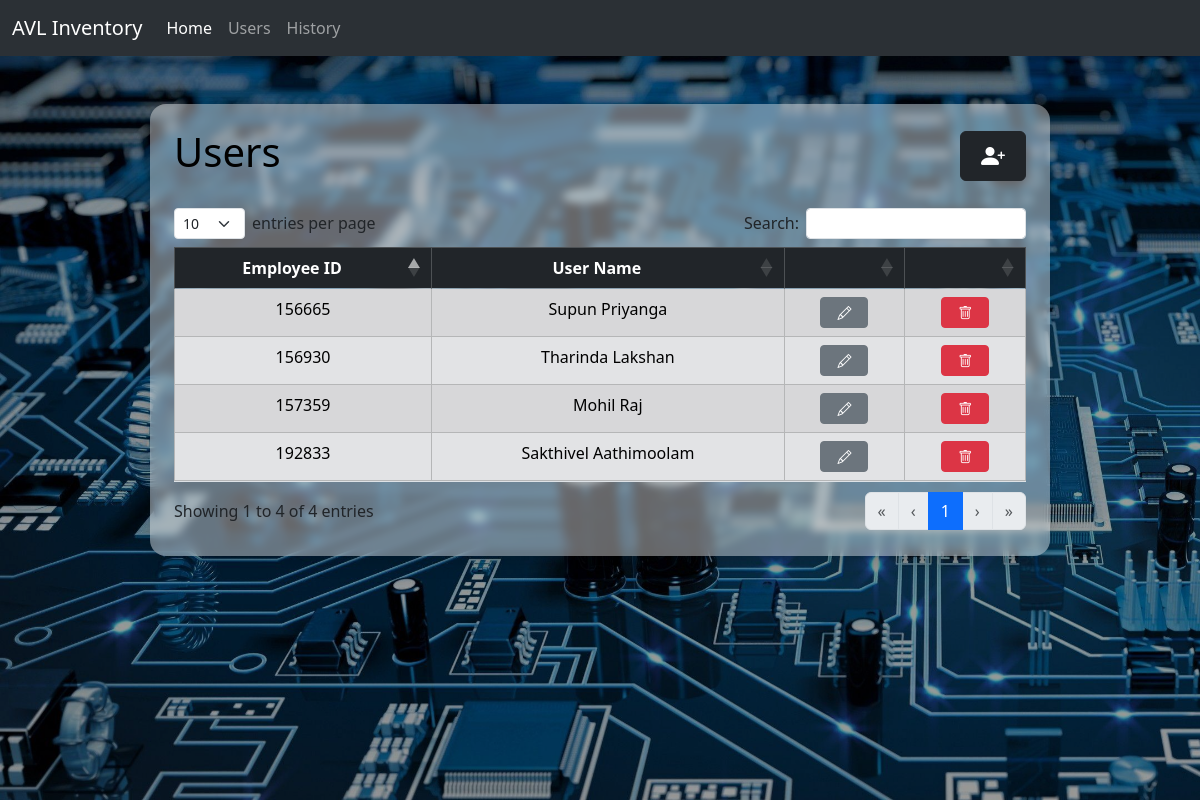
Screenshot of /users with the database file from the repository.
### models.py (models this page shows)
class User(db.Model):
    __tablename__ = 'user'
    id = db.Column(db.Integer, primary_key=True)
    emp_id = db.Column(db.Integer, unique=True, nullable=False)
    user_name = db.Column(db.String(100), nullable=False)

### app.py (the view)
@app.route("/users")
def users():
    users = User.query.all()
    return render_template("users.html", users=users)

### templates/users.html (shortened to what this page needs)
{% extends "base.html" %}
{% block content %}
<div class="container my-5">
  <div class="mx-auto shadow rounded-4 p-4 mask" style="max-width: 900px;
              background-color: rgba(255, 255, 255, 0.4);
              backdrop-filter: blur(4px);">
    <div class="d-flex justify-content-between align-items-center mb-4 flex-wrap">
      <h1 class="mb-2" style="color: rgb(0, 0, 0);">Users</h1>
      <button class="btn btn-dark mt-1 mt-md-0" data-bs-toggle="modal" data-bs-target="#add_user">
        <i class="bi bi-person-plus-fill m-2 fs-4"></i></button>
    </div>
    <table class="datatable table table-secondary table-striped table-hover table-bordered m-0 text-center">
      <thead class="table-dark">
        <tr>
          <th>Employee ID</th>
          <th>User Name</th>
          <th></th>
          <th></th>
        </tr>
      </thead>
      <tbody>
        {% for user in users %}
        <tr>
          <td>{{ user.emp_id }}</td>
          <td>{{ user.user_name }}</td>
          <td>
            <button class="btn btn-secondary btn-sm" data-bs-toggle="modal"
              data-bs-target="#edit_user{{ user.id }}">
              <i class="bi bi-pencil m-2 text-blue"></i></button>
          </td>
          <td>
            <button class="btn btn-danger btn-sm" data-bs-toggle="modal" data-bs-target="#delete_user{{ user.id }}">
              <i class="bi bi-trash m-2"></i></button>
          </td>
        </tr>
        {% endfor %}
      </tbody>
    </table>
  </div>
</div>
</div>
{% endblock %}

### templates/base.html (style rules this page uses)
table.dataTable thead th { background-color: rgba(255, 255, 255, 0.05); color: rgb(255, 255, 255); border-bottom: 1px solid rgba(255, 255, 255, 0.2); text-align: center !important; }
table.dataTable tbody td { background-color: transparent; text-align: center !important; }

### rows the page displays
User: emp_id "156665", user_name "Supun Priyanga"
User: emp_id "157359", user_name "Mohil Raj"
User: emp_id "192833", user_name "Sakthivel Aathimoolam"
User: emp_id "156930", user_name "Tharinda Lakshan"
